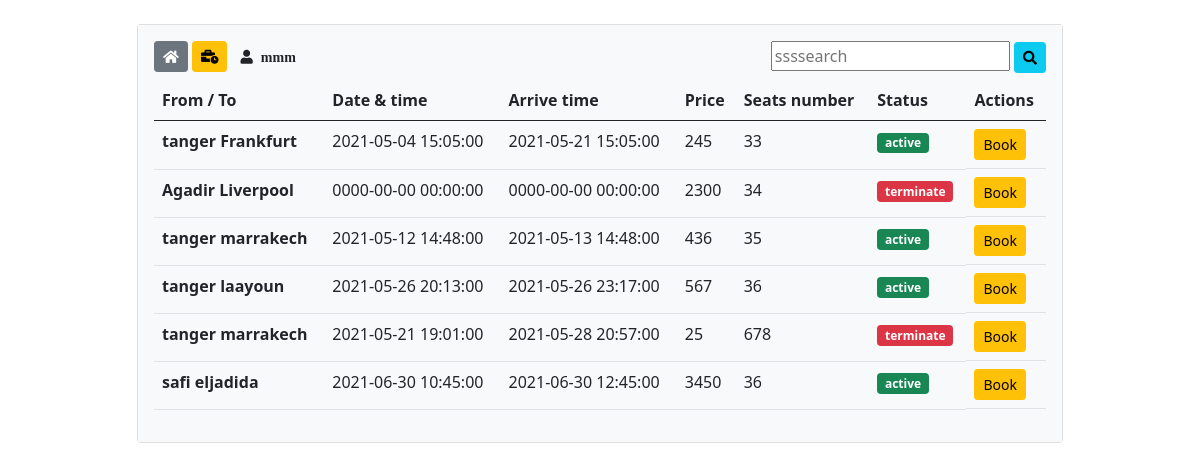
Screenshot of /homeuser (signed in) with the database file from the repository.
### tables this page shows
CREATE TABLE `flights` (
  `id` int(11) NOT NULL,
  `fro_m` varchar(200) NOT NULL,
  `city_to` varchar(200) NOT NULL,
  `date_time` datetime NOT NULL,
  `arrive_time` datetime NOT NULL,
  `price` int(11) NOT NULL,
  `seats_number` int(11) NOT NULL,
  `status` int(11) NOT NULL
);

### controllers/HomeController.php (called while the page is built)
<?php
class HomeController{
	public function index($page){
		include('views/'.$page.'.php');
	}
}
?>

### database/DB.php (called while the page is built)
<?php
class DB{
    static public function connect(){
        $db = new PDO("mysql:host=localhost;dbname=flights","root","");
        $db->exec("set names utf8");
        $db->setAttribute(PDO::ATTR_ERRMODE,PDO::ERRMODE_EXCEPTION);
        return $db;
    }
}
?>

### models/Flights.php (called while the page is built, shortened)
<?php
class Flight{
    static public function getAll(){
        $stmt = DB::connect()->prepare('SELECT * FROM flights');
        $stmt->execute();
        return $stmt->fetchAll();
    }
}

### controllers/FlightsController.php (called while the page is built, shortened)
 <?php
class FlightsController{
    public function getAllFlights(){
        $flights = Flight::getAll();
        return $flights ;
    }
}
?>

### views/homeuser.php (the view, shortened to what this page needs)
<?php
    if(isset($_POST['find'])){
        $data = new FlightsController();
        $flights = $data->findFlight();
    }else{
        $data = new FlightsController();
        $flights = $data->getAllFlights();
    }
?>
<div class="container">
    <div class="row my-4">
        <div class="col-md-10 mx-auto">
            <div class="card">
                <div class="card-body bg-light">
                    <form method="POST" action="" class="float-right d-flex flex-row justify-content-between">
                         <div>
                        <a href="<?php echo BASE_URL?>" class="btn btn-secondary btn-sm mb-2 mr-2 ">
                        <i class="fas fa-home "></i>
                        </a>
                        <a href="<?php echo BASE_URL?>showflights" class="btn btn-warning btn-sm mb-2 mr-2 ">
                        <i class="fas fa-business-time"></i>
                        </a>
                        <a href="<?php echo BASE_URL?>logout" title="Logout" class="btn link btn-sm mb-2 mr-2 ">
                        <i class="fas fa-user "><span class="p-2"><?php echo $_SESSION['username'];?></span></i>
                        </a>
                         </div>
                        <div class="ml-auto">
                             <input type="text" name="search" placeholder="ssssearch">
                        <button class="btn btn-info btn-sm " name="find" type="submit">
                            <i class="fas fa-search"></i>
                        </button>
                        </div>
                    </form>
                    <table class="table table-hover">
                        <thead>
                            <tr>
                            <th scope="col">From / To</th>
                            <th scope="col">Date & time</th>
                            <th scope="col">Arrive time</th>
                            <th scope="col">Price</th>
                            <th scope="col">Seats number</th>
                            <th scope="col">Status</th>
                            <th scope="col">Actions</th>
                            </tr>
                        </thead>
                        <tbody>
                            <?php foreach ($flights as $flight):?>
                                <tr>
                                <th scope="row"><?php echo $flight['fro_m'].' '.$flight['city_to'] ?></th>
                                <td><?php echo $flight['date_time']?></td>
                                <td><?php echo $flight['arrive_time']?></td>
                                <td><?php echo $flight['price']?></td>
                                <td><?php echo $flight['seats_number']?></td>
                                <td>
                                    <?php echo $flight['status']
                                        ?'<span class="badge bg-success">active</span>'
                                        :
                                        '<span class="badge bg-danger">terminate</span>';
                                ;?></td>
                                <td class="d-flex flex-row">
                                    <form method="POST"  action="" class="mr-3">
                                        <button class="btn btn-sm btn-warning " type="submit" name="book_add" >Book</button>
                                    </form>
                                </td>
                                </tr>
                            <?php endforeach;?>
                        </tbody>
                    </table>
                </div>
            </div>
        </div>
    </div>
</div>

### rows the page displays
flights: fro_m "tanger", city_to "Frankfurt", date_time "2021-05-04 15:05:00", arrive_time "2021-05-21 15:05:00", price "245", seats_number "33", status "active"
flights: fro_m "Agadir", city_to "Liverpool", date_time "0000-00-00 00:00:00", arrive_time "0000-00-00 00:00:00", price "2300", seats_number "34", status "terminate"
flights: fro_m "tanger", city_to "marrakech", date_time "2021-05-12 14:48:00", arrive_time "2021-05-13 14:48:00", price "436", seats_number "35", status "active"
flights: fro_m "tanger", city_to "laayoun", date_time "2021-05-26 20:13:00", arrive_time "2021-05-26 23:17:00", price "567", seats_number "36", status "active"
flights: fro_m "tanger", city_to "marrakech", date_time "2021-05-21 19:01:00", arrive_time "2021-05-28 20:57:00", price "25", seats_number "678", status "terminate"
flights: fro_m "safi", city_to "eljadida", date_time "2021-06-30 10:45:00", arrive_time "2021-06-30 12:45:00", price "3450", seats_number "36", status "active"

### other values shown
$_SESSION['username'] "mmm"
